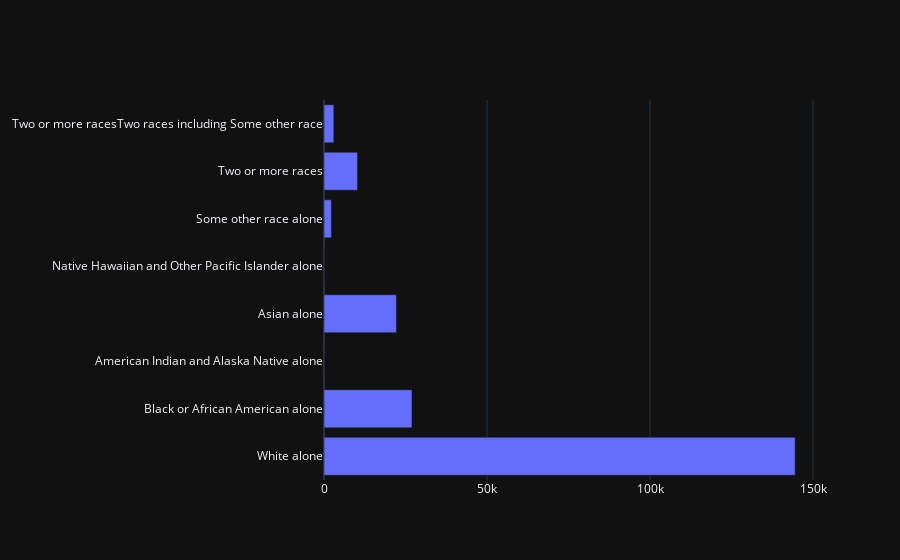

The notebook cell this image was saved under:
### Code cell
fig = gp.Figure(gp.Bar(y = pivot_df['Race'], x = pivot_df['Total'], orientation = 'h'))
fig.show()

### Figure 1 — Plotly figure (JSON) as saved in the notebook; plotly's stock layout.template omitted (floating-point values rounded to 4 significant figures)
{"data": [{"orientation": "h", "x": [144522, 26996, 170, 22204, 115, 2280, 10296, 3005], "y": ["White alone", "Black or African American alone", "American Indian and Alaska Native alone", "Asian alone", "Native Hawaiian and Other Pacific Islander alone", "Some other race alone", "Two or more races", "Two or more racesTwo races including Some other race"], "type": "bar"}], "layout": {}}
